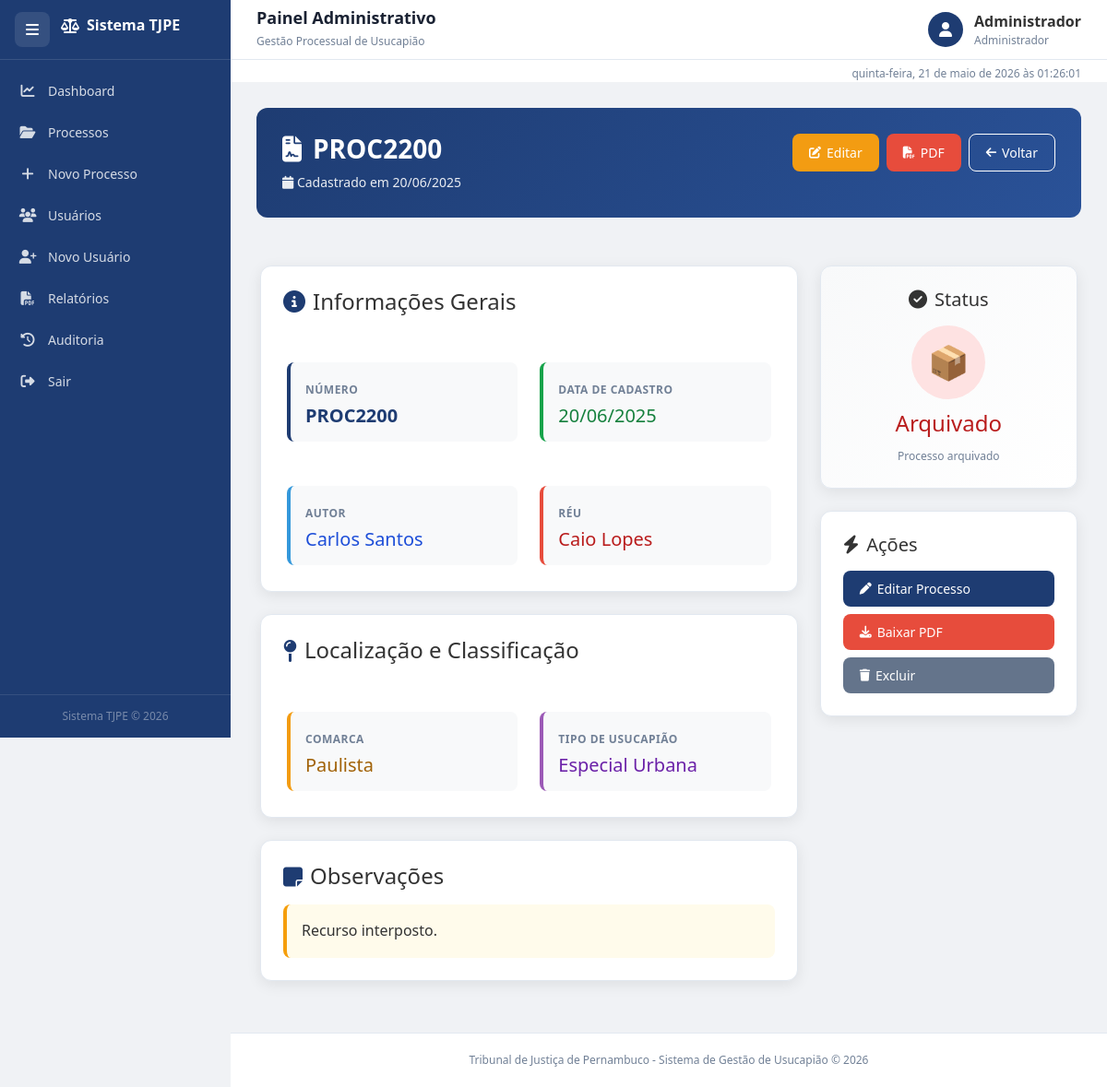
The page /processo/220 (signed in) on the database its author committed.
### tables this page shows
CREATE TABLE processos (
        id INTEGER PRIMARY KEY AUTOINCREMENT,
        numero TEXT UNIQUE NOT NULL,
        autor TEXT NOT NULL,
        reu TEXT NOT NULL,
        comarca TEXT NOT NULL,
        status TEXT NOT NULL,
        tipo_usucapiao TEXT NOT NULL,
        observacoes TEXT,
        data_cadastro TEXT
    );

### projeto_tj.py (the view)
@app.route("/processo/<int:id>")
@login_required
def detalhe_processo(id):
    conn = get_db_connection()
    processo = conn.execute(
        """
        SELECT *
        FROM processos
        WHERE id = ?
        """,
        (id,)
    ).fetchone()
    conn.close()
    return render_template(
        "processo_detalhe.html",
        processo=processo
    )

### projeto_tj.py (called while the page is built, shortened)
def get_db_connection():
    conn = sqlite3.connect(DATABASE)
    conn.row_factory = sqlite3.Row
    return conn

def login_required(f):
    @wraps(f)
    def decorated_function(*args, **kwargs):
        return f(*args, **kwargs)
    return decorated_function

### templates/processo_detalhe.html (shortened to what this page needs)
{% extends 'base.html' %}
{% block content %}
<div class="fade-in">
    <div style="background: linear-gradient(135deg, #1e3c72 0%, #2a5298 100%); color: white; padding: 28px; border-radius: 12px; margin-bottom: 24px;">
        <div class="d-flex justify-content-between align-items-start flex-wrap" style="gap: 16px;">
            <div style="flex: 1;">
                <h1 style="font-size: 28px; font-weight: 700; margin-bottom: 4px; display: flex; align-items: center; gap: 12px;">
                    <i class="fas fa-file-contract"></i> {{ processo['numero'] }}
                </h1>
                <p style="opacity: 0.9; margin: 8px 0 0 0; font-size: 14px;">
                    <i class="fas fa-calendar"></i> Cadastrado em {{ processo['data_cadastro'] }}
                </p>
            </div>
            <div style="display: flex; gap: 8px; flex-wrap: wrap; justify-content: flex-end;">
                <a href="{{ url_for('editar_processo', id=processo['id']) }}" class="btn btn-warning">
                    <i class="fas fa-edit"></i> Editar
                </a>
                <a href="{{ url_for('gerar_pdf', id=processo['id']) }}" class="btn btn-danger" target="_blank">
                    <i class="fas fa-file-pdf"></i> PDF
                </a>
                <button onclick="window.history.back()" class="btn btn-outline-secondary" style="border-color: white; color: white;">
                    <i class="fas fa-arrow-left"></i> Voltar
                </button>
            </div>
        </div>
    </div>
    <div class="row g-4">
        <div class="col-lg-8">
            <div class="card-box mb-4">
                <h4 class="mb-4" style="display: flex; align-items: center; gap: 8px;">
                    <i class="fas fa-info-circle" style="color: #1e3c72;"></i> Informações Gerais
                </h4>
                <div class="row g-4">
                    <div class="col-md-6">
                        <div style="background: #f8f9fa; padding: 16px; border-radius: 8px; border-left: 4px solid #1e3c72;">
                            <small style="color: #718096; font-weight: 600; text-transform: uppercase; letter-spacing: 0.5px;">Número</small>
                            <h5 style="margin: 6px 0 0 0; color: #1e3c72; font-weight: 700;">{{ processo['numero'] }}</h5>
                        </div>
                    </div>
                    <div class="col-md-6">
                        <div style="background: #f8f9fa; padding: 16px; border-radius: 8px; border-left: 4px solid #16a34a;">
                            <small style="color: #718096; font-weight: 600; text-transform: uppercase; letter-spacing: 0.5px;">Data de Cadastro</small>
                            <h5 style="margin: 6px 0 0 0; color: #15803d;">{{ processo['data_cadastro'] }}</h5>
                        </div>
                    </div>
                    <div class="col-md-6">
                        <div style="background: #f8f9fa; padding: 16px; border-radius: 8px; border-left: 4px solid #3498db;">
                            <small style="color: #718096; font-weight: 600; text-transform: uppercase; letter-spacing: 0.5px;">Autor</small>
                            <h5 style="margin: 6px 0 0 0; color: #1d4ed8;">{{ processo['autor'] }}</h5>
                        </div>
                    </div>
                    <div class="col-md-6">
                        <div style="background: #f8f9fa; padding: 16px; border-radius: 8px; border-left: 4px solid #e74c3c;">
                            <small style="color: #718096; font-weight: 600; text-transform: uppercase; letter-spacing: 0.5px;">Réu</small>
                            <h5 style="margin: 6px 0 0 0; color: #b91c1c;">{{ processo['reu'] }}</h5>
                        </div>
                    </div>
                </div>
            </div>
            <div class="card-box mb-4">
                <h4 class="mb-4" style="display: flex; align-items: center; gap: 8px;">
                    <i class="fas fa-map-pin" style="color: #1e3c72;"></i> Localização e Classificação
                </h4>
                <div class="row g-4">
                    <div class="col-md-6">
                        <div style="background: #f8f9fa; padding: 16px; border-radius: 8px; border-left: 4px solid #f39c12;">
                            <small style="color: #718096; font-weight: 600; text-transform: uppercase; letter-spacing: 0.5px;">Comarca</small>
                            <h5 style="margin: 6px 0 0 0; color: #a16207;">{{ processo['comarca'] }}</h5>
                        </div>
                    </div>
                    <div class="col-md-6">
                        <div style="background: #f8f9fa; padding: 16px; border-radius: 8px; border-left: 4px solid #9b59b6;">
                            <small style="color: #718096; font-weight: 600; text-transform: uppercase; letter-spacing: 0.5px;">Tipo de Usucapião</small>
                            <h5 style="margin: 6px 0 0 0; color: #6b21a8;">{{ processo['tipo_usucapiao'] }}</h5>
                        </div>
                    </div>
                </div>
            </div>
            {% if processo['observacoes'] %}
            <div class="card-box mb-4">
                <h4 class="mb-3" style="display: flex; align-items: center; gap: 8px;">
                    <i class="fas fa-sticky-note" style="color: #1e3c72;"></i> Observações
                </h4>
                <div style="background: #fffbeb; padding: 16px; border-radius: 8px; border-left: 4px solid #f59e0b;">
                    <p style="margin: 0; color: #333; line-height: 1.6;">
                        {{ processo['observacoes'] }}
                    </p>
                </div>
            </div>
            {% endif %}
        </div>
        <div class="col-lg-4">
            <div class="card-box mb-4" style="text-align: center; background: linear-gradient(135deg, #f8f9fa 0%, #ffffff 100%);">
                <h5 class="mb-3" style="display: flex; align-items: center; justify-content: center; gap: 8px;">
                    <i class="fas fa-check-circle"></i> Status
                </h5>
                {% if processo['status'] == 'Julgado' %}
                    <div style="width: 80px; height: 80px; background: #dcfce7; border-radius: 50%; display: flex; align-items: center; justify-content: center; font-size: 36px; margin: 0 auto 12px;">
                        ✓
                    </div>
                    <h4 style="color: #15803d; margin: 0 0 8px 0;">{{ processo['status'] }}</h4>
                    <small class="text-muted">Processo finalizado</small>
                {% elif processo['status'] == 'Arquivado' %}
                    <div style="width: 80px; height: 80px; background: #fee2e2; border-radius: 50%; display: flex; align-items: center; justify-content: center; font-size: 36px; margin: 0 auto 12px; color: #dc2626;">
                        📦
                    </div>
                    <h4 style="color: #b91c1c; margin: 0 0 8px 0;">{{ processo['status'] }}</h4>
                    <small class="text-muted">Processo arquivado</small>
                {% endif %}
            </div>
            <div class="card-box">
                <h5 class="mb-3" style="display: flex; align-items: center; gap: 8px;">
                    <i class="fas fa-bolt"></i> Ações
                </h5>
                <div style="display: flex; flex-direction: column; gap: 8px;">
                {% if session.get('perfil') == 'Administrador' %}
                    <a href="{{ url_for('editar_processo', id=processo['id']) }}" class="btn btn-primary" style="width: 100%;">
                        <i class="fas fa-pen"></i> Editar Processo
                    </a>
                {% endif %}
                    <a href="{{ url_for('gerar_pdf', id=processo['id']) }}" class="btn btn-danger" style="width: 100%;" target="_blank">
                        <i class="fas fa-download"></i> Baixar PDF
                    </a>
                    <button onclick="if(confirm('Deseja excluir este processo?')) location.href='/processo/excluir/{{ processo['id'] }}'" class="btn btn-secondary" style="width: 100%;">
                        <i class="fas fa-trash"></i> Excluir
                    </button>
                </div>
            </div>
        </div>
    </div>
</div>
{% endblock %}

### static/css/style.css (style rules this page uses)
*, *::before, *::after { box-sizing: border-box; margin: 0; padding: 0; }
html, body { height: 100%; font-family: "Segoe UI", Tahoma, Geneva, Verdana, sans-serif; background: #f0f2f5; color: #333; overflow-x: hidden; scroll-behavior: smooth; }
:root { --sidebar-w: 250px; --sidebar-collapsed: 72px; --topbar-h: 65px; --azul: #1e3c72; --azul2: #2a5298; --azul3: #3a6abf; --branco: #ffffff; --cinza-bg: #f0f2f5; --borda: #e2e8f0; --texto: #1a2233; --texto2: #4a5568; --texto3: #718096; --verde: #2ecc71; --vermelho: #e74c3c; --laranja: #f39c12; --azul-info: #3498db; --radius: 12px; --shadow: 0 4px 16px rgba(0,0,0,0.08); --transition: 0.28s ease; }
.card-box { background: var(--branco); border-radius: var(--radius); box-shadow: var(--shadow); padding: 24px; margin-bottom: 20px; border: 1px solid var(--borda); }
.btn { display: inline-flex; align-items: center; gap: 6px; padding: 9px 18px; border-radius: 8px; font-size: 14px; font-weight: 500; border: none; cursor: pointer; text-decoration: none; transition: all 0.18s; white-space: nowrap; }
.btn-primary { background: var(--azul); color: #fff; }
.btn-secondary { background: #64748b; color: #fff; }
.btn-danger { background: var(--vermelho); color: #fff; }
.btn-warning { background: var(--laranja); color: #fff; }
.btn-outline-secondary { background: transparent; border: 1px solid #cbd5e1; color: #475569; }
.btn i { font-size: 13px; }
.fade-in { animation: fadeIn .4s ease; }
.row { display: flex; flex-wrap: wrap; margin: -8px; }
.row.g-4 > * { padding: 12px; }
.col-lg-4 { width: 33.333%; }
.col-lg-8 { width: 66.666%; }
.col-md-6 { width: 50%; }
.d-flex { display: flex; }
.justify-content-between { justify-content: space-between; }
.flex-wrap { flex-wrap: wrap; }
.mb-3 { margin-bottom: 12px; }
.mb-4 { margin-bottom: 16px; }
.text-muted { color: var(--texto3) !important; }
small { font-size: 12px; }

### rows shown on the page
processos: numero "PROC2200", data_cadastro "20/06/2025", autor "Carlos Santos", reu "Caio Lopes", comarca "Paulista", tipo_usucapiao "Especial Urbana", observacoes "Recurso interposto.", status "Arquivado"

### other values the page prints
{{ session.get('usuario_nome', 'Usuário') }} "Administrador"
{{ session.get('perfil', 'Perfil') }} "Administrador"
